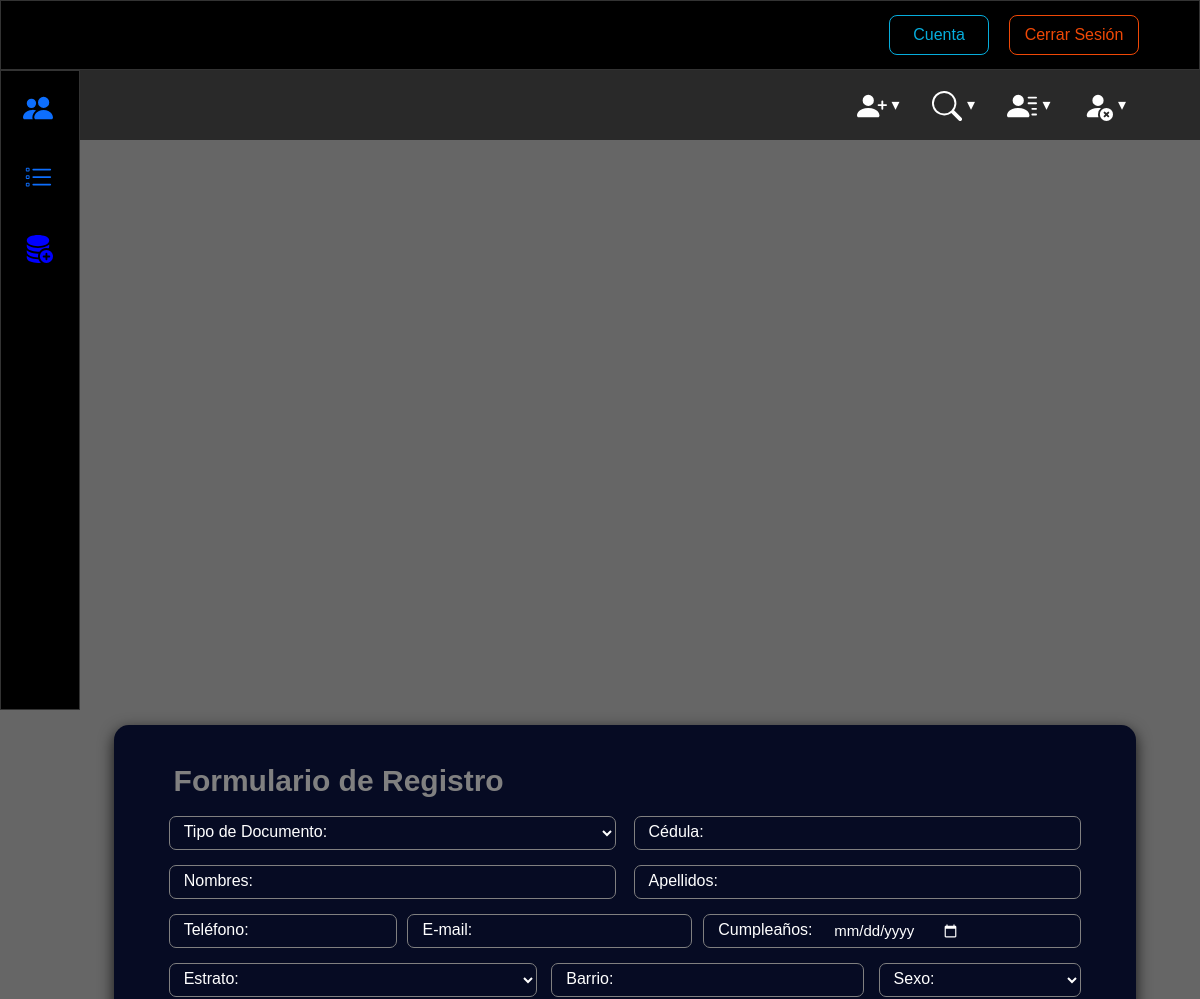
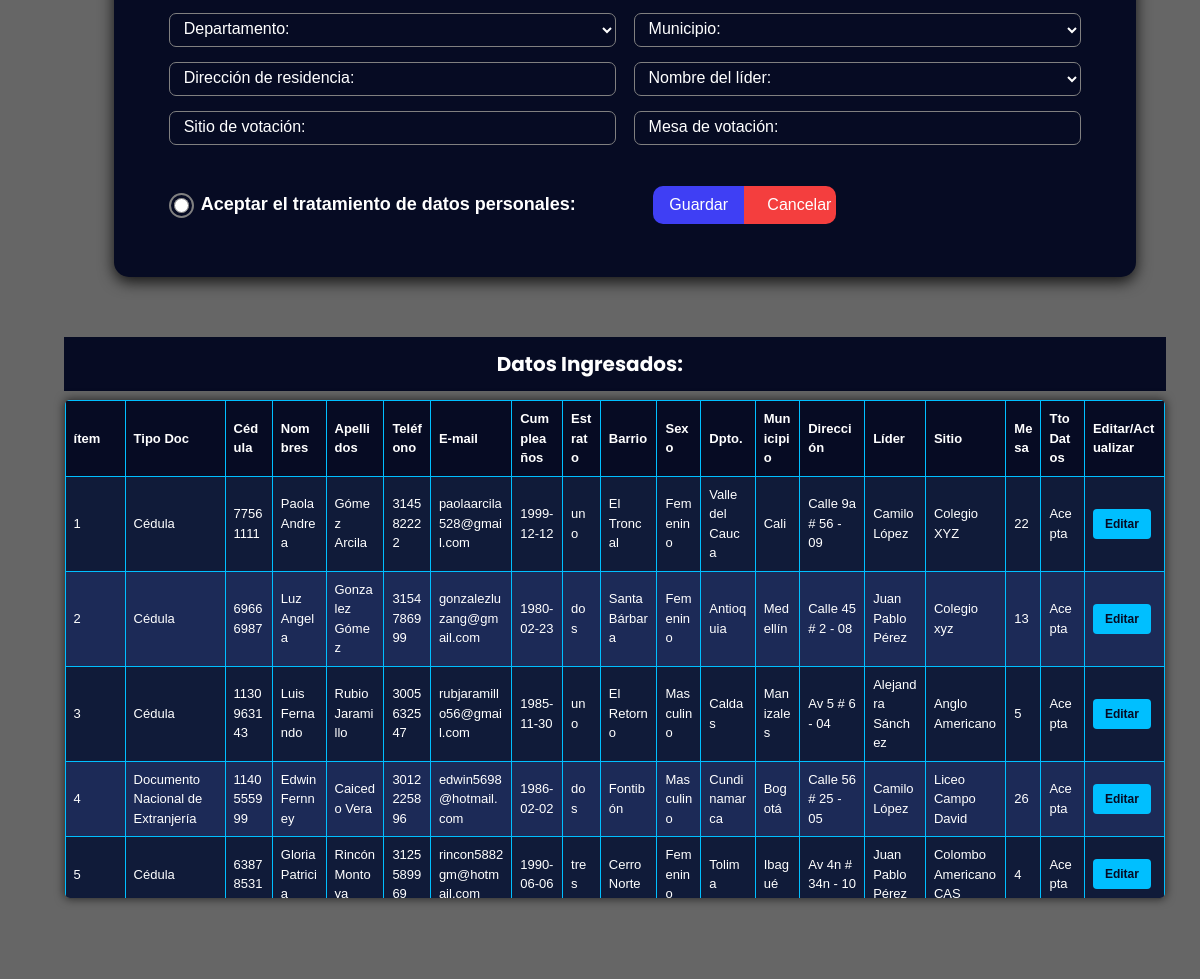
The page / on the database its author committed (2 pictures, top to bottom).
### tables this page shows
CREATE TABLE IF NOT EXISTS `personas` (
  `id_personas` bigint(20) NOT NULL AUTO_INCREMENT,
  `tipo` varchar(50) NOT NULL,
  `cedula` bigint(20) NOT NULL,
  `nombres` varchar(50) NOT NULL,
  `apellidos` varchar(50) NOT NULL,
  `email` varchar(100) NOT NULL,
  `cumple` varchar(11) NOT NULL,
  `estrato` varchar(10) NOT NULL,
  `barrio` varchar(20) NOT NULL,
  `sexo` varchar(20) NOT NULL,
  `departamento` varchar(50) NOT NULL,
  `municipio` varchar(50) NOT NULL,
  `direccion` varchar(254) NOT NULL,
  `lider` varchar(50) NOT NULL,
  `sitio` varchar(30) NOT NULL,
  `mesa` int(11) NOT NULL,
  `tratamiento` varchar(20) NOT NULL,
  `telefono` bigint(20) NOT NULL,
  PRIMARY KEY (`id_personas`),
  UNIQUE KEY `cedula` (`cedula`)
);

### index.php (the view, shortened to what this page needs)
<?php
require_once 'conexion.php';
$id_editar = '';
$tipo_editar = '';
$cedula_editar = '';
$nombres_editar = '';
$apellidos_editar = '';
$telefono_editar = '';
$email_editar = '';
$cumple_editar = '';
$estrato_editar = '';
$barrio_editar = '';
$sexo_editar = '';
$departamento_editar = '';
$municipio_editar = '';
$direccion_editar = '';
$lider_editar = '';
$sitio_editar = '';
$mesa_editar = '';
$tratamiento_editar = '';
?>
<!DOCTYPE html>
<html lang="es">
<head>
	<link href="https://cdn.jsdelivr.net/npm/bootstrap@5.3.3/dist/css/bootstrap.min.css" rel="stylesheet">
	<link href="https://cdn.jsdelivr.net/npm/bootstrap-icons/font/bootstrap-icons.css" rel="stylesheet">
	<link rel="stylesheet" href="style.css">
</head>
<body>
	<div class="superior">
		<button class="superior--cuenta">Cuenta</button>
		<button class="superior--cerrarsesion">Cerrar Sesión</button>
	</div>
	<div class="menu">
		<div class="icono">
			<a href="" alt="Chat">
			</a>
		</div>
		<div class="icono">
			<a href="" alt="Chat">
			</a>
		</div>
		<div class="icono">
		</div>
	</div>
	<div class="menu2">
		<nav id='menu'>
	  		<ul>
   				<li><a class='dropdown-arrow' href='#'></a>
				</li>
   		 		<li><a class='dropdown-arrow' href='#'><svg xmlns="http://www.w3.org/2000/svg" width="30" height="30" fill="currentColor" class="bi bi-search" viewBox="0 0 16 16">
  					<path d="M11.742 10.344a6.5 6.5 0 1 0-1.397 1.398h-.001q.044.06.098.115l3.85 3.85a1 1 0 0 0 1.415-1.414l-3.85-3.85a1 1 0 0 0-.115-.1zM12 6.5a5.5 5.5 0 1 1-11 0 5.5 5.5 0 0 1 11 0"/>
					</svg></a>
				</li>
   				<li><a class='dropdown-arrow' href='#'></a>
				</li>
   				<li><a class='dropdown-arrow' href='#'></a>
				</li>
  			</ul>
		</nav>
	</div>
	<div class="cuerpo">
		<form class="form--main" action="guardar.php" method="post">
			<div class="form--titulo-contenedor">
				<div class="form--input__one">Formulario de Registro</div>
				<div class="form--empty__one"></div>
			</div>
			<div class="form--input__two">
				<div class="form--input__two__one">
					<select class="form--input__two__doc" name="tipo" id="tipo" required>
						<option class="empty" value="" <?= $tipo_editar == '' ? 'selected' : '' ?>></option>
						<option value="Cédula" <?= $tipo_editar == 'Cédula' ? 'selected' : '' ?>>Cédula</option>
					</select>
					<label class="form--input__two__label">Tipo de Documento: </label>
				</div>
				<div class="form--input__two__two">
					<input class="form--input__two__numcedula" type="text" name="cedula" id="cedula" value="<?= $cedula_editar ?>" required></input>
					<label class="form--input__two__nclabel">Cédula: </label>
				</div>
			</div>
			<div class="form--input__three">
				<div class="form--input__three__one">
					<input class="form--input__three__names" name="nombres" id="nombres" type="text" value="<?= $nombres_editar ?>" required>
					<label class="form--input__three__nombres">Nombres: </label>
				</div>
				<div class="form--input__three__two">
					<input class="form--input__three__lastnames" type="text" name="apellidos" id="apellidos" value="<?= $apellidos_editar ?>" required>
					<label class="form--input__three__apellidos">Apellidos: </label>
				</div>
			</div>
			<div class="form--input__four">
				<div class="form--input__four__one">
					<input class="form--input__four__phone" type="number" name="telefono" id="telefono" value="<?= $telefono_editar ?>" required>
					<label class="form--input__four__telefono">Teléfono: </label>
				</div>
				<div class="form--input__four__two">
					<input class="form--input__four__email" type="email" name="email" id="email" value="<?= $email_editar ?>" required>
					<label class="form--input__four__correo">E-mail: </label>
				</div>
				<div class="form--input__four__three">
					<input class="form--input__four__birth" type="date" name="cumple" id="cumple" value="<?= $cumple_editar ?>" required>
					<label class="form--input__four__cumple">Cumpleaños: </label>
				</div>
			</div>
			<div class="form--input__five">
				<div class="form--input__five__one">
					<select class="form--input__five__stratum" name="estrato" id="estrato" required>
						<option value="" <?= $estrato_editar == '' ? 'selected' : '' ?>></option>
						<option value="rural" <?= $estrato_editar == 'rural' ? 'selected' : '' ?>>Rural</option>
					</select>
					<label class="form--input__five__estrato">Estrato: </label>
				</div>
				<div class="form--input__five__two">
					<input class="form--input__five__neighborhood" type="text" name="barrio" id="barrio" value="<?= $barrio_editar ?>" required>
					<label class="form--input__five__barrio">Barrio: </label>
				</div>
				<div class="form--input__five__three">
					<select class="form--input__five__femmas" name="sexo" id="sexo" required>
						<option value="" <?= $sexo_editar == '' ? 'selected' : '' ?>></option>
						<option value="Femenino" <?= $sexo_editar == 'Femenino' ? 'selected' : '' ?>>Femenino</option>
					</select>
					<label class="form--input__five__sexo">Sexo: </label>
				</div>
			</div>
			<div class="form--input__six">
				<div class="form--input__six__one">
					<select class="form--input__six__dpto" name="departamento" id="departamento" required>
						<option value="" <?= $departamento_editar == '' ? 'selected' : '' ?>></option>
						<option value="Amazonas" <?= $departamento_editar == 'Amazonas' ? 'selected' : '' ?>>Amazonas</option>
					</select>
					<label class="form--input__six__departamento">Departamento: </label>
				</div>
				<div class="form--input__six__two">
					<select class="form--input__six__mcpio" name="municipio" id="municipio" required>
						<option value="" <?= $municipio_editar == '' ? 'selected' : '' ?>></option>
						<option value="Arauca" <?= $municipio_editar == 'Arauca' ? 'selected' : '' ?>>Arauca</option>
					</select>
					<label class="form--input__six__municipio">Municipio: </label>
				</div>
			</div>
			<div class="form--input__seven">
				<div class="form--input__seven__one">
					<input class="form--input__seven__address" type="text" name="direccion" id="direccion" value="<?= $direccion_editar ?>" required>
					<label class="form--input__seven__direccion">Dirección de residencia: </label>
				</div>
				<div class="form--input__seven__two">
					<select class="form--input__seven__nameleader" name="lider" id="lider" required>
						<option value=""></option>
						<option value="Santiago Ramírez" <?= $lider_editar == 'Santiago Ramírez' ? 'selected' : '' ?>>Santiago Ramírez</option>
					</select>
					<label class="form--input__seven__lider">Nombre del líder: </label>
				</div>
			</div>
			<div class="form--input__eight">
				<div class="form--input__eight__one">
					<input class="form--input__eight__place" type="text" name="sitio" id="sitio" value="<?= $sitio_editar ?>" required>
					<label class="form--input__eight__sitio">Sitio de votación: </label>
				</div>
				<div class="form--input__eight__two">
					<input class="form--input__eight__table" type="number" name="mesa" id="mesa" value="<?= $mesa_editar ?>" required>
					<label class="form--input__eight__mesa">Mesa de votación: </label>
				</div>
			</div>
			<div class="form--input__nine">
				<div class="form--input__nine__boxac">
					<input class="form--input__nine__accept" type="radio" name="tratamiento" id="tratamiento" value="Acepta" <?= ($tratamiento_editar === 'Aceptado') ? 'checked' : '' ?>
					<?= (empty($tratamiento_editar)) ? 'required' : '' ?>>
				</div>
					<label class="form--input__nine__dpersonales">Aceptar el tratamiento de datos personales: </label>
				<div class="form--input__ten">
						<input type="submit" id="btn-guardar" value="<?= $id_editar ? 'Actualizar' : 'Guardar' ?>" class="form--input__ten__guardar">
						<a href="index.php" class="form--input__ten__cancelar">Cancelar</a>
				</div>
			</div>
		</form>
		<h3 class="titulo-datos">Datos Ingresados:</h3>
		<div class="table-scroll">
			<table class="tabla-datos">
				<thead class="thead-one">
					<tr>
						<th class="item">ítem</th>
						<th class="tipo-doc">Tipo Doc</th>
						<th>Cédula</th>
						<th>Nombres</th>
						<th>Apellidos</th>
						<th>Teléfono</th>
						<th>E-mail</th>
						<th>Cumpleaños</th>
						<th>Estrato</th>
						<th>Barrio</th>
						<th>Sexo</th>
						<th>Dpto.</th>
						<th>Municipio</th>
						<th>Dirección</th>
						<th>Líder</th>
						<th>Sitio</th>
						<th>Mesa</th>
						<th>Tto Datos</th>
						<th class="edit">Editar/Actualizar</th>
					</tr>
				</thead>
				<tbody>
					<?php
					$consulta = mysqli_query($conn, "SELECT * FROM personas");
					while($row = mysqli_fetch_assoc($consulta)) {
						echo "<tr class='" . ($id_editar == $row['id_personas'] ? "resaltada" : "") . "'>";
						echo "<td>" . $row['id_personas'] . "</td>";
						echo "<td>" . $row['tipo'] . "</td>";
						echo "<td>" . $row['cedula'] . "</td>";
						echo "<td>" . $row['nombres'] . "</td>";
						echo "<td>" . $row['apellidos'] . "</td>";
						echo "<td>" . $row['telefono'] . "</td>";
						echo "<td>" . $row['email'] . "</td>";
						echo "<td>" . $row['cumple'] . "</td>";
						echo "<td>" . $row['estrato'] . "</td>";
						echo "<td>" . $row['barrio'] . "</td>";
						echo "<td>" . $row['sexo'] . "</td>";
						echo "<td>" . $row['departamento'] . "</td>";
						echo "<td>" . $row['municipio'] . "</td>";
						echo "<td>" . $row['direccion'] . "</td>";
						echo "<td>" . $row['lider'] . "</td>";
						echo "<td>" . $row['sitio'] . "</td>";
						echo "<td>" . $row['mesa'] . "</td>";
						echo "<td>" . $row['tratamiento'] . "</td>";
						echo "<td class='column-editar'>
                            	<a href='index.php?editar_id=" . $row['id_personas'] . "'>
                            	 	<button type='button' class='btn-edit'>Editar</button>
                            	</a>
                          	</td>";
						echo "</tr>";
					}
					?>
				</tbody>
			</table>
		</div>
	</div>
</body>
</html>

### rows shown on the page
personas: id_personas "1", tipo "Cédula", cedula "77561111", nombres "Paola Andrea", apellidos "Gómez Arcila", telefono "314582222", email "paolaarcila528@gmail.com", cumple "1999-12-12", estrato "uno", barrio "El Troncal", sexo "Femenino", departamento "Valle del Cauca", municipio "Cali", direccion "Calle 9a # 56 - 09", lider "Camilo López", sitio "Colegio XYZ", mesa "22", tratamiento "Acepta"
personas: id_personas "2", tipo "Cédula", cedula "69666987", nombres "Luz Angela", apellidos "Gonzalez Gómez", telefono "3154786999", email "gonzalezluzang@gmail.com", cumple "1980-02-23", estrato "dos", barrio "Santa Bárbara", sexo "Femenino", departamento "Antioquia", municipio "Medellín", direccion "Calle 45 # 2 - 08", lider "Juan Pablo Pérez", sitio "Colegio xyz", mesa "13", tratamiento "Acepta"
personas: id_personas "3", tipo "Cédula", cedula "1130963143", nombres "Luis Fernando", apellidos "Rubio Jaramillo", telefono "3005632547", email "rubjaramillo56@gmail.com", cumple "1985-11-30", estrato "uno", barrio "El Retorno", sexo "Masculino", departamento "Caldas", municipio "Manizales", direccion "Av 5 # 6 - 04", lider "Alejandra Sánchez", sitio "Anglo Americano", mesa "5", tratamiento "Acepta"
personas: id_personas "4", tipo "Documento Nacional de Extranjería", cedula "1140555999", nombres "Edwin Fernney", apellidos "Caicedo Vera", telefono "3012225896", email "edwin5698@hotmail.com", cumple "1986-02-02", estrato "dos", barrio "Fontibón", sexo "Masculino", departamento "Cundinamarca", municipio "Bogotá", direccion "Calle 56 # 25 - 05", lider "Camilo López", sitio "Liceo Campo David", mesa "26", tratamiento "Acepta"
personas: id_personas "5", tipo "Cédula", cedula "63878531", nombres "Gloria Patricia", apellidos "Rincón Montoya", telefono "3125589969", email "rincon5882gm@hotmail.com", cumple "1990-06-06", estrato "tres", barrio "Cerro Norte", sexo "Femenino", departamento "Tolima", municipio "Ibagué", direccion "Av 4n # 34n - 10", lider "Juan Pablo Pérez", sitio "Colombo Americano CAS", mesa "4", tratamiento "Acepta"
